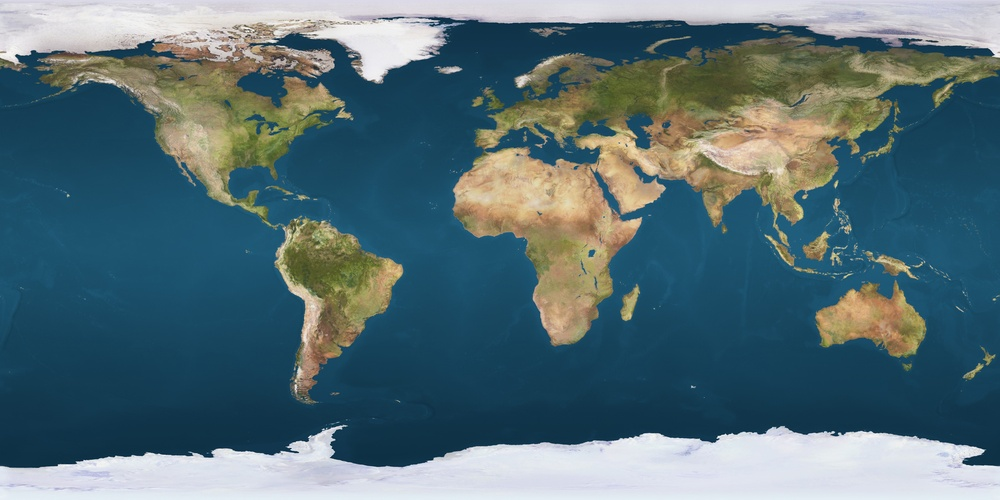
#> input picture pysyzygy/maps/earth.jpg, 1000 x 500 px, shrunk from 2700 x 1350 before the run
$ python spheres.py
#> lines starting #> are read from the running program, lines starting #| are printed output that depends on the picture
# -*- coding: utf-8 -*-
"""
Created on Wed Feb 19 12:05:15 2014 by Brett Morris (bmorris3)

To run a quick example, try:
    from pysyzygy.spheres import Sphere
    s = Sphere()
    for phase in range(0,6):
        s.gen_image(phase)
        s.plot_image(show=True)

or

    from pysyzygy.spheres import Sphere
    s = Sphere()
    s.grid()

"""
import numpy as np
from matplotlib import pyplot as plt
import matplotlib.cm as cm
from PIL import Image, ImageOps, ImageDraw

class Sphere(object):
    def __init__(self, albedo=1, resolution=1000, orbitplane='xz'):
        '''
        Parameters
        ----------

        albedo : float
            The fraction of the flux that is reflected off of the surface
            of the sphere

        Returns
        -------

        An instance of the sphere class
        '''
        self.r_planet = int(0.45*resolution)
        self.dims = (resolution, resolution)
        self.plane = orbitplane
        self.albedo = albedo
        self.image_generated = False

    def vector_length(self, vector):
        '''
        the square root of the sum of the squares
        '''
        return np.sqrt(np.sum(np.array(vector) ** 2))

    def normalize(self, vector):
        '''
        Normalize a vector by the vector length
        '''
        return np.array(vector) / self.vector_length(vector)

    def pr(self, a, b):
        '''
        The projection of vector `b` onto `a` is the vector

        .. math::

            \mathrm{pr}_a (b) = (a \cdot b / ||a||^2) a

        '''
        return a * np.dot(a, b) / self.normalize(a) ** 2

    def gen_image(self, phaseangle=0):
        '''
        Generate the image of the sphere in the given phase angle. This method
        does most of the work.

        Parameters
        ----------
        phaseangle : float
            The phase angle between the star and the observer. Choose zero for
            a "full" phase sphere, pi for a "new" phase sphere.
        '''
        self.phase_angle = phaseangle + np.pi / 2
        self.image = np.zeros(self.dims)

        a = 1e6 * self.r_planet  # semi-major axis

        if self.plane == 'xy':
            s_centroid = [np.cos(self.phase_angle) * a,
                          np.sin(self.phase_angle) * a, 0]
        elif self.plane == 'yz':
            s_centroid = [0, np.cos(self.phase_angle) * a,
                          np.sin(self.phase_angle) * a]
        elif self.plane == 'xz':
            s_centroid = [np.cos(self.phase_angle) * a, 0,
                          np.sin(self.phase_angle) * a]

        self.observer = [0.5 * self.dims[0], 0.5 * self.dims[1],
                         a]  # Observer must be in z direction

        x, y = np.meshgrid(np.arange(self.dims[0]), np.arange(self.dims[1]))

        p_centroid = [0.5 * self.dims[0], 0.5 * self.dims[1], 0.0]
        with np.errstate(invalid='ignore'):
            z = np.sqrt(self.r_planet ** 2 - (x - p_centroid[0]) ** 2
                        - (y - p_centroid[1]) ** 2)

        z[np.isnan(z)] = 0  # Convert NANs to zeros

        planet_disk = ((x - p_centroid[0]) ** 2 + (
        y - p_centroid[1]) ** 2 <= self.r_planet ** 2)

        d_star = np.zeros(self.dims)  # Distance to the star
        d_star[planet_disk] += np.sqrt((x[planet_disk] - s_centroid[0]) ** 2 +
                                       (y[planet_disk] - s_centroid[1]) ** 2 +
                                       (z[planet_disk] - s_centroid[2]) ** 2)
        d_star_centroid = np.sqrt((s_centroid[0] - p_centroid[0]) ** 2 +
                                  (s_centroid[1] - p_centroid[1]) ** 2 +
                                  (s_centroid[2] - p_centroid[2]) ** 2)

        distance_observer = np.sqrt((x[planet_disk] - self.observer[0]) ** 2 +
                                    (y[planet_disk] - self.observer[1]) ** 2 +
                                    (z[planet_disk] - self.observer[2]) ** 2)
        dir_observer_x = (self.observer[0] - x[planet_disk]) / distance_observer
        dir_observer_y = (self.observer[1] - y[planet_disk]) / distance_observer
        dir_observer_z = (self.observer[2] - z[planet_disk]) / distance_observer

        self.image[(d_star <= d_star_centroid) * (d_star != 0)] += self.albedo

        dir_star_x = (s_centroid[0] - x[planet_disk]) / d_star[planet_disk]
        dir_star_y = (s_centroid[1] - y[planet_disk]) / d_star[planet_disk]
        dir_star_z = (s_centroid[2] - z[planet_disk]) / d_star[planet_disk]

        # Compute surface normals to the sphere in each dimension
        surface_norms_x = (x[planet_disk] - p_centroid[0]) / self.r_planet
        surface_norms_y = (y[planet_disk] - p_centroid[1]) / self.r_planet
        surface_norms_z = (z[planet_disk] - p_centroid[2]) / self.r_planet

        # Compute Lambertian reflections
        LdotN = (dir_star_x * surface_norms_x + dir_star_y * surface_norms_y +
                dir_star_z * surface_norms_z)
        self.image[planet_disk] *= LdotN

        self.planet_disk = planet_disk
        LdotNdotObs = (dir_star_x * dir_observer_x * surface_norms_x +
                      dir_star_y * dir_observer_y * surface_norms_y +
                      dir_star_z * dir_observer_z * surface_norms_z)
        LdotNdotObs[LdotNdotObs < 0] = 0

        self.image[~planet_disk] = -1

        self.image_generated = True
        return self.image

    def plot_image(self, fig=None, ax=None, show=False, cmap='Greys_r', image=None):
        '''
        Plot the image of the sphere. Return the figure and axis.
        '''
#> called with show = False, cmap = 'Greys_r', image = 'maps/earth.jpg'
        if not self.image_generated:
            self.gen_image()

        colormap = cm.get_cmap(cmap)
        # Set off-planet background to transparent
        colormap.set_under(alpha=0)

        if (fig is None) or (ax is None):
            fig, ax = plt.subplots(1, 1, frameon=False)
            ax.patch.set_alpha(0)
            ax.set_aspect('equal')
            ax.set(xticks=[], yticks=[])
            ax.axis('off')

        if image is None:
          ax.imshow(self.image, origin='lower', cmap=colormap, vmin=0, vmax=1)
        else:

            # A black background
            bkg = -np.ones(self.dims)
            bkg[self.planet_disk] = 0
            ax.imshow(bkg, origin='lower', cmap=colormap, vmin=0, vmax=1)

            # Overplot the alpha-corrected image
            self.image[self.image < 0] = 0
            mask = Image.fromarray((self.image*255).astype('uint8'))
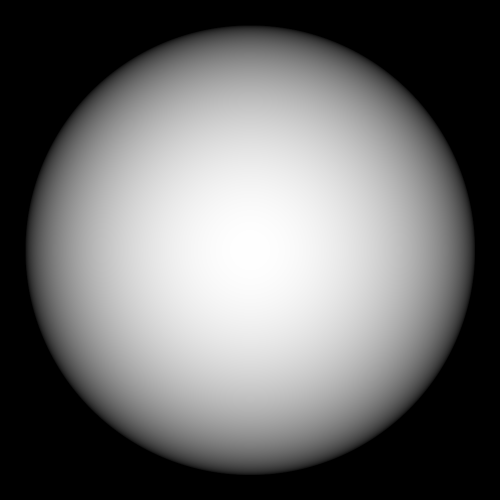
#> mask: PIL image 1000x1000 L (shown at 1/2 size); min 0, max 254, mean 107.8
            im = Image.open(image)
#> im is the input picture: PIL image 1000x500 RGB; mean R, G, B 85.9, 110.8, 118.3
            im = ImageOps.fit(im, mask.size)
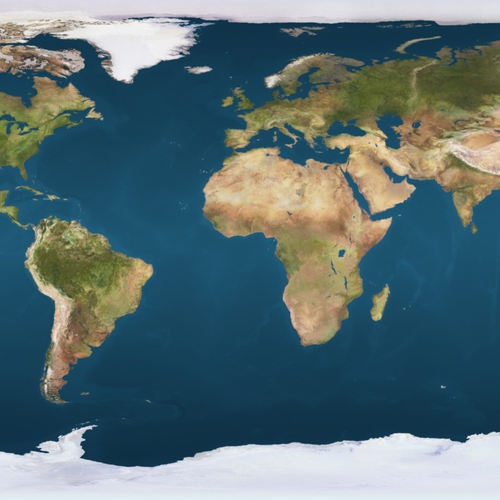
#> im: PIL image 1000x1000 RGB (shown at 1/2 size); mean R, G, B 90, 112.1, 116.8
            im.putalpha(mask)
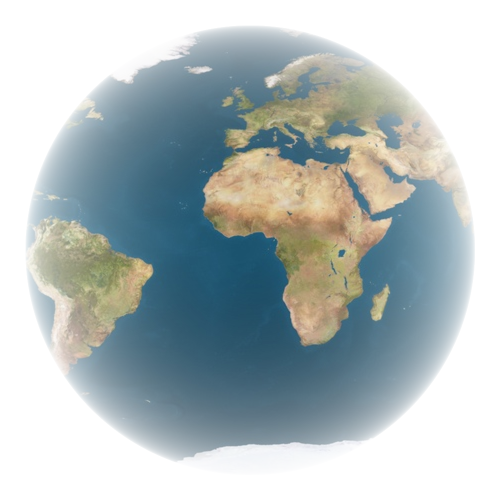
#> im: PIL image 1000x1000 RGBA (shown at 1/2 size); mean R, G, B, A 90, 112.1, 116.8, 107.8; transparent parts drawn white
            ax.imshow(im)


        if show:
            def format_coord(x, y):
                '''
                Function to give data value on mouse over with imshow.
                '''
                try:
                    return ('x={0:.1f}, y={1:.1f}, '
                            'Flux={2:.2f}').format(x, y, self.image[y, x])
                except:
                    return 'x={0:d}, y={1:d}'.format(x, y)

            ax.format_coord = format_coord
            plt.show()

        return fig, ax

    def grid(self, n = 3, cmap='Greys_r', image=None):
        '''
        Plot a grid of all the phases of size n x n.
        '''
        fig, axes = plt.subplots(n, n, frameon=False)
        try:
          axes = axes.flatten()
        except AttributeError:
          axes = [axes]
        phases = np.linspace(0,2*np.pi,n**2)
        for ax, phase in zip(axes, phases):
          ax.patch.set_alpha(0)
          ax.set_aspect('equal')
          ax.set(xticks=[], yticks=[])
          ax.axis('off')
          self.gen_image(phase)
          self.plot_image(fig=fig, ax=ax, show=False, cmap=cmap, image=image)
        plt.show()
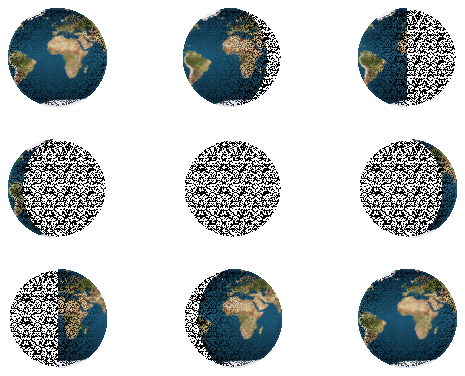
#> figure drawn by matplotlib, 9 panels

        return fig, axes

if __name__ == '__main__':
  s = Sphere(resolution=1000)
  s.grid(n = 3, image='maps/earth.jpg')
